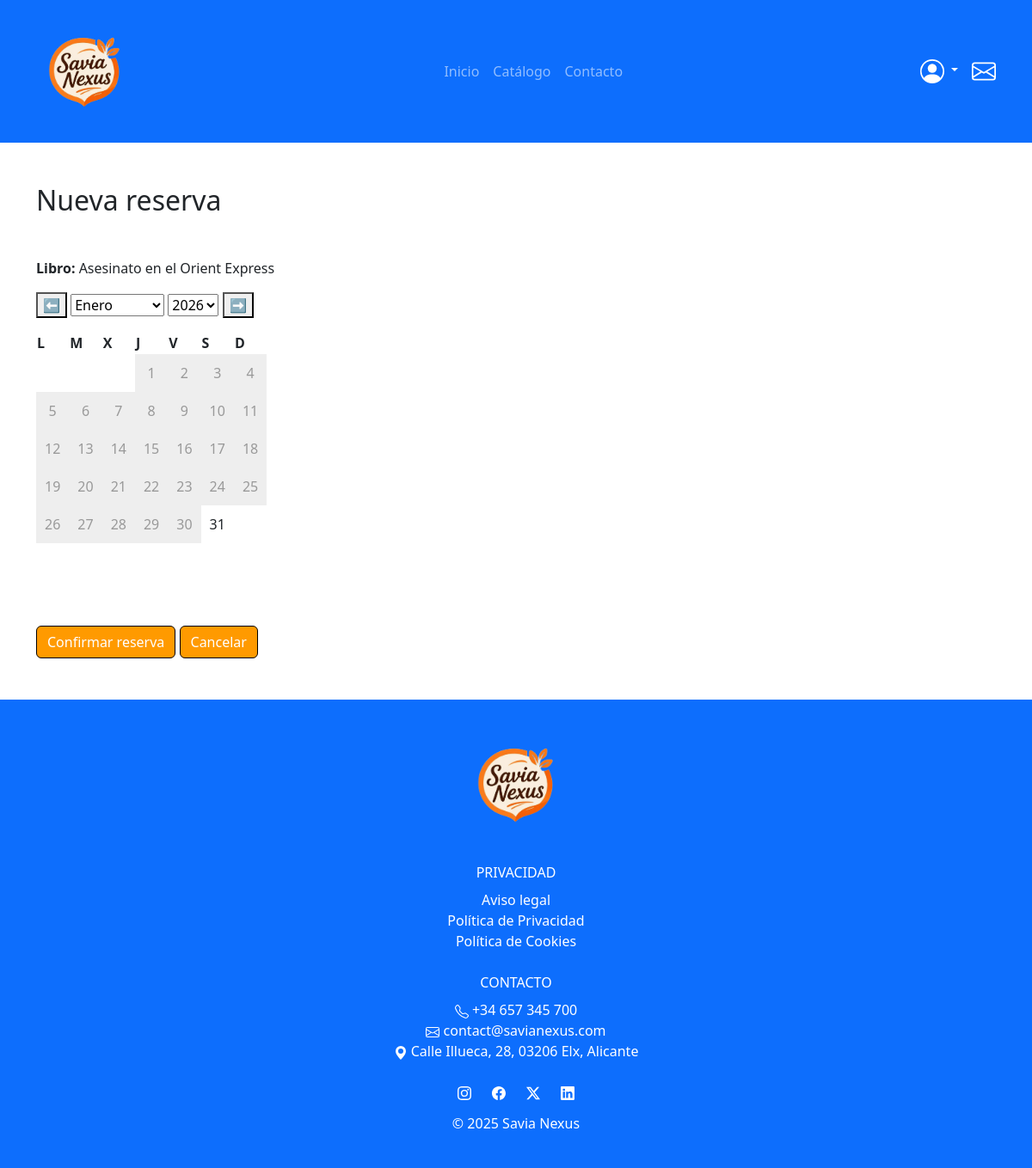
The page /user/create_reservation.php?id=7 (signed in) on the database as committed earlier.
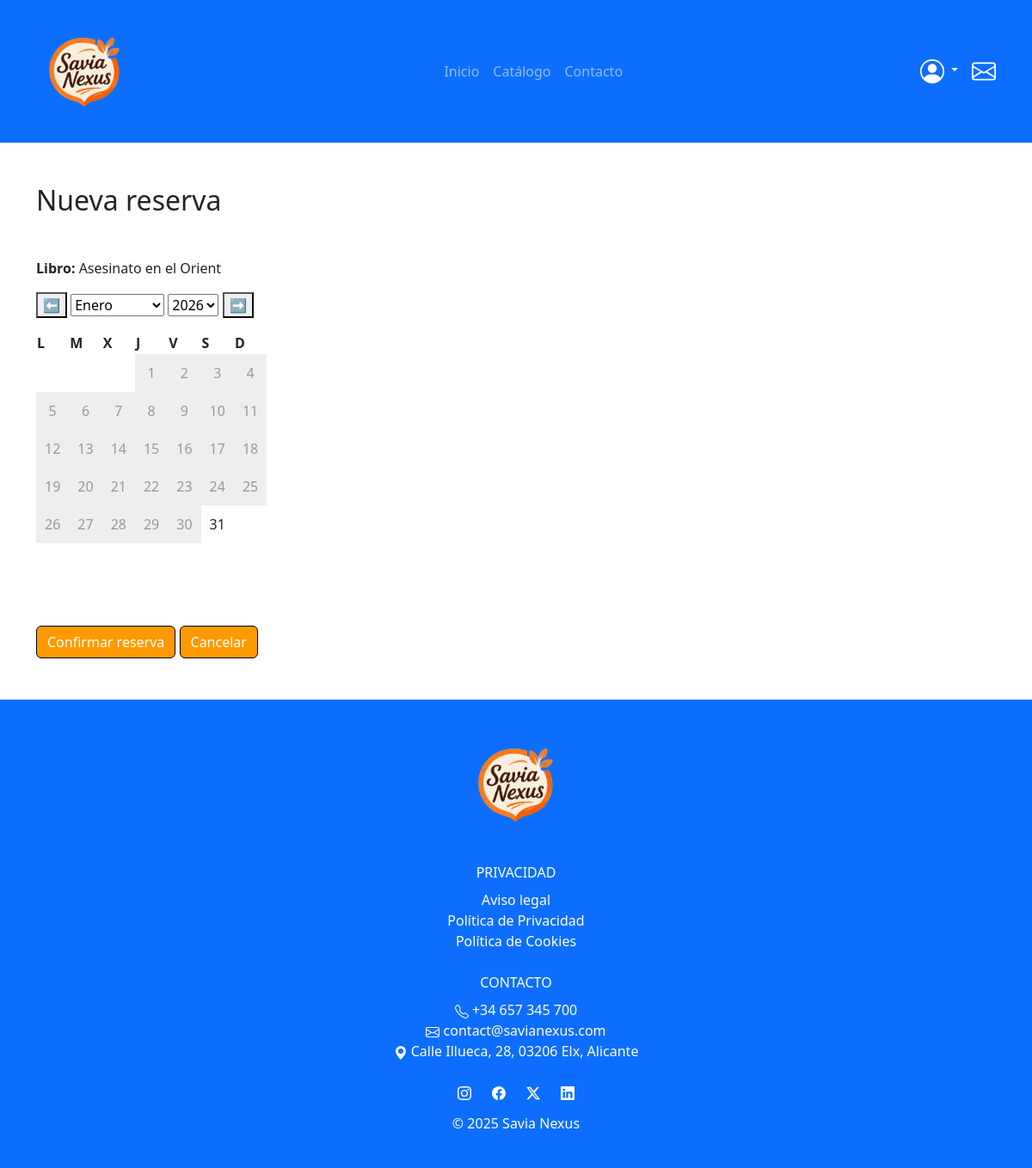
The same page on the database as committed later.
### tables this page shows
CREATE TABLE `libros` (
  `codigo` int(11) NOT NULL,
  `titulo` varchar(50) NOT NULL,
  `isbn` varchar(30) NOT NULL,
  `autor` varchar(50) DEFAULT NULL,
  `editorial` varchar(50) DEFAULT NULL,
  `descripcion` varchar(250) DEFAULT NULL,
  `imagen` varchar(255) DEFAULT NULL,
  `stock` int(11) DEFAULT 1,
  `codCategoria` int(11) DEFAULT NULL,
  `activo` enum('activo','inactivo') DEFAULT 'activo'
);

### models/Resource.php (called while the page is built, shortened)
<?php
class Resource {
    protected PDO $pdo;
    protected string $table;
    public function __construct (PDO $pdo) {
        $this->pdo = $pdo;
    }
    public function getById(int $codigo) {
        $sql = "SELECT * FROM {$this->table}
                WHERE codigo = ?";
        $stmt = $this->pdo->prepare($sql);
        $stmt->execute([$codigo]);
        return $stmt->fetch();
    }
}

### public/user/create_reservation.php (the view, shortened to what this page needs)
<?php
require_once __DIR__ . '/../../includes/config.php';
$bookModel = new Book($pdo);
$codLibro = (int)($_GET['id'] ?? 0);
$book = $bookModel->getById($codLibro);
?>
<!DOCTYPE html>
<html lang="es">
<head>
    <link href="https://cdn.jsdelivr.net/npm/bootstrap@5.3.8/dist/css/bootstrap.min.css" rel="stylesheet">
    <link rel="stylesheet" href="<?= BASE_URL ?>/public/assets/css/style.css">
    <link rel="stylesheet" href="<?= BASE_URL ?>/public/assets/css/calendar.css">
</head>
<body>
    <?php include __DIR__ . '/../../includes/navbar.php'; ?>
    <div class="container mt-5 mb-5">
        <h2 class="mb-5">Nueva reserva</h2>
        <p><strong>Libro:</strong> <?= htmlspecialchars($book['titulo']) ?></p>
        <form method="post">
            <div id="controles" class="mb-3">
                <button type="button" id="prev">⬅</button>
                <select id="mes"></select>
                <select id="year"></select>
                <button type="button" id="next">➡</button>
            </div>
            <table id="calendario" class="mb-4"></table>
            <div class="mt-5">
                <button class="btn btn-primary mt-5">Confirmar reserva</button>
                <a href="../books.php" class="btn btn-primary mt-5">Cancelar</a>
            </div>
        </form>
    </div>
    <?php include __DIR__ . '/../../includes/footer.php'; ?>
</body>
</html>

Rows that differ between the two databases and show on the page:
changed libros: titulo "Asesinato en el Orient Express" → "Asesinato en el Orient"
